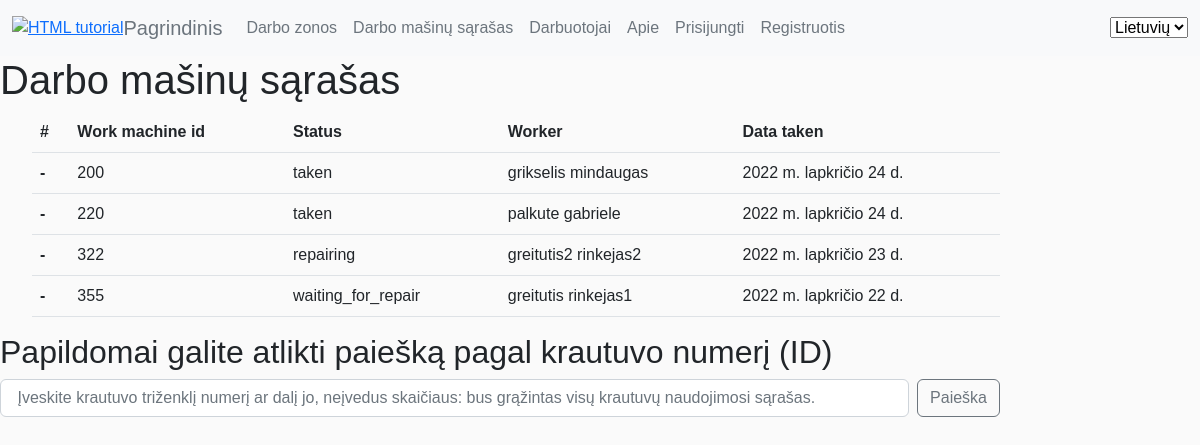
Screenshot of /lm/working_machines_list/ with the database file from the repository.
### lm/models.py (models this page shows, shortened)
class Krautuvas(models.Model):
    krautuvo_id = models.IntegerField(_('Vechiles ID "3 digits"'),help_text='krautuvo numeris')
    data_taken = models.DateField(_('Date when vechiles was taken'),help_text='kada krautuvas paiimtas', null=True, blank=True)
    darbuotojas = models.ForeignKey('Darbuotojas',null=True, on_delete=models.SET_NULL)
    notes_choices = (
        ('aukstas', 'aukstas'),
        ('vidutinis', 'vidutinis'),
        ('zemas', 'zemas'),
        ('be pastebejimu', 'be pastebejimu'))
    note_type = models.CharField(_('Importance of the notes'),help_text='Rasto gedimo/pastabos svarba', max_length=40, choices=notes_choices, default='be pastebejimu',
                                 blank=True)
    notes = models.TextField(max_length=1000, help_text='labai svarbu pamineti ir smulkiausius gedimus, dekojame.')
    LOAN_STATUS = (
        (_('ready'), _('ready')),
        ('taken', 'taken'),
        ('waiting_for_repair', 'waiting_for_repair'),
        ('repairing', 'repairing')
    )
    status = models.CharField(_('Status'), max_length=30, choices=LOAN_STATUS, default='taken', help_text='Status', blank=True)
    class Meta:
        ordering = ['krautuvo_id']
        verbose_name = _("Vehicle")
        verbose_name_plural = _("Vehicles")

class Darbuotojas (models.Model):
    picker_code = models.CharField(_('Piker code'),help_text='rinkejo_kodas', max_length=3)
    first_name = models.CharField(_('First name'),help_text='Vardas', max_length=80)
    last_name = models.CharField(_('Last name'),help_text='Pavardė', max_length=80)
    working_zone = models.ForeignKey('Darbo_zona_sandelyje',null=True, on_delete=models.SET_NULL)
    working_department_choices = (
        ('Vilniaus apsk', 'Vilniaus apsk'),
        ('Vilniaus regioninis sandėlys', 'Vilniaus regioninis sandėlys'),
        ('Kauno apsk', 'Kauno apsk'),
        ('Kauno regioninis sandėlys', 'Kauno regioninis sandėlys'),
        ('Klaipėdos apsk', 'Klaipėdos apsk'),
    )
    working_department = models.CharField(_('Working disctric or logistic warehouse'),max_length=80, choices=working_department_choices, default='Kauno regioninis sandėlys',
                                help_text='Kurioje (-iame) apskrityje/logistikos sandėlyje dirbate', blank=True)
    position_choices = (
        ('grupes vadovas','grupes vadovas'),
        ('grupes vadovo asistentas', 'grupes vadovo asistentas'),
        ('grupes vadovo asistentas', 'grupes vadovo asistentas'),
        ('prekiu komplektuotojas', 'prekiu komplektuotojas'))
    position = models.CharField(_('Working position'),max_length=80, choices=position_choices, default='prekiu komplektuotojas', help_text='Darbuotojo pareigos',blank=True)
    photo = models.ImageField(help_text='Darbuotojo foto arba avataras', upload_to='photos', null=True)
    working_since = models.DateField(_('Working since'),help_text='Darbo pradžia LIDL imoneje', null=True, blank=True)
    class Meta:
        ordering = ['last_name', 'first_name']
        verbose_name = _("Worker")
        verbose_name_plural = _("Workers")
    def __str__(self):
        return f'{self.last_name} {self.first_name}'

### lm/views.py (the view)
# urls.py: path('working_machines_list/', views.working_machines_list, name='working_machines_list'),
def working_machines_list(request):
    working_machines_list=Krautuvas.objects.all()
    context = {
        'working_machines_list': working_machines_list
    }
    return render(request, 'lm/working_machines_list.html', context=context)

### lm/templates/lm/working_machines_list.html (shortened to what this page needs)
{% extends 'base.html' %}
{% load i18n %}
{% load static %}
{% block content %}
<h1>{% trans "Working machine list" %} </h1>
<ul>
<table class="table">
  <thead>
    <tr>
      <th scope="col">#</th>
      <th scope="col">Work machine id</th>
      <th scope="col">Status</th>
      <th scope="col">Worker</th>
      <th scope="col">Data taken</th>
    </tr>
  </thead>
  {% for krautuvas in working_machines_list %}
  <tbody>
    <tr>
      <th scope="row">-</th>
      <td>{{krautuvas.krautuvo_id}}</td>
      <td>{{krautuvas.status}}</td>
      <td>{{krautuvas.darbuotojas}}</td>
      <td>{{krautuvas.data_taken}}</td>
    </tr>
  </tbody>
   {% endfor %}
</table>
</ul>
<div>
  <h2> Papildomai galite atlikti paiešką pagal krautuvo numerį (ID)</h2>
 <form class="d-flex" role="search" action="{% url 'search' %}" method="get">
    <input class="form-control me-2" name="query" type="search" placeholder=" Įveskite krautuvo triženklį numerį ar dalį jo, neįvedus skaičiaus: bus grąžintas visų krautuvų naudojimosi sąrašas." aria-label="Search">
    <button class="btn btn-outline-secondary" type="submit">{% trans "Search" %}</button>
</form>
</div>
{% endblock %}

### static/app.css (style rules this page uses)
body { background-color:#fafafa }
body { font-family:Arial,"MS Trebuchet",sans-serif }

### rows the page displays
Krautuvas: krautuvo_id "200", status "taken", darbuotojas "grikselis mindaugas", data_taken "2022 m. lapkričio 24 d."
Krautuvas: krautuvo_id "220", status "taken", darbuotojas "palkute gabriele", data_taken "2022 m. lapkričio 24 d."
Krautuvas: krautuvo_id "322", status "repairing", darbuotojas "greitutis2 rinkejas2", data_taken "2022 m. lapkričio 23 d."
Krautuvas: krautuvo_id "355", status "waiting_for_repair", darbuotojas "greitutis rinkejas1", data_taken "2022 m. lapkričio 22 d."
